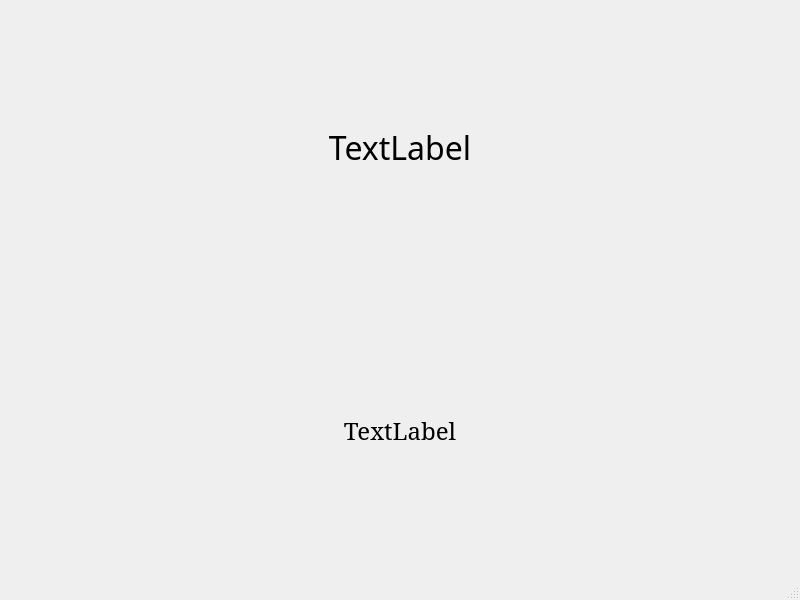
<?xml version="1.0" encoding="UTF-8"?>
<ui version="4.0">
 <class>MainWindow</class>
 <widget class="QMainWindow" name="MainWindow">
  <property name="geometry">
   <rect>
    <x>0</x>
    <y>0</y>
    <width>800</width>
    <height>600</height>
   </rect>
  </property>
  <property name="windowTitle">
   <string>MainWindow</string>
  </property>
  <widget class="QWidget" name="centralwidget">
   <layout class="QGridLayout" name="gridLayout">
    <item row="0" column="0">
     <widget class="QLabel" name="currentDateTime">
      <property name="font">
       <font>
        <family>IBM Plex Serif</family>
        <pointsize>24</pointsize>
       </font>
      </property>
      <property name="text">
       <string>TextLabel</string>
      </property>
      <property name="alignment">
       <set>Qt::AlignCenter</set>
      </property>
     </widget>
    </item>
    <item row="1" column="0">
     <widget class="QLabel" name="tempDisplay">
      <property name="font">
       <font>
        <family>Serif</family>
        <pointsize>18</pointsize>
       </font>
      </property>
      <property name="text">
       <string>TextLabel</string>
      </property>
      <property name="alignment">
       <set>Qt::AlignCenter</set>
      </property>
     </widget>
    </item>
   </layout>
  </widget>
  <widget class="QMenuBar" name="menubar">
   <property name="geometry">
    <rect>
     <x>0</x>
     <y>0</y>
     <width>800</width>
     <height>27</height>
    </rect>
   </property>
  </widget>
  <widget class="QStatusBar" name="statusbar"/>
 </widget>
 <resources/>
 <connections/>
</ui>
